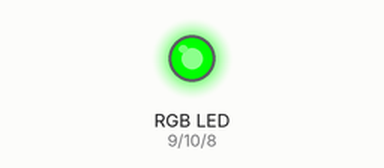
Simulated run of this sketch. Board: Arduino Uno, built with avr-gcc and run on an emulated ATmega328P. Shown: an RGB LED mixed from three pins (HIGH = lit).

Above: at 0.5 s.
At 1.5 s:
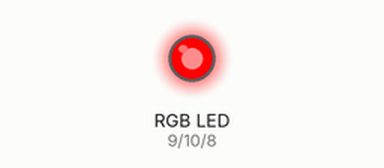
At 5.5 s:
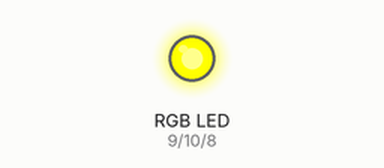
Timing chart, 0 to 6.9 s (numbered marks = the images above):
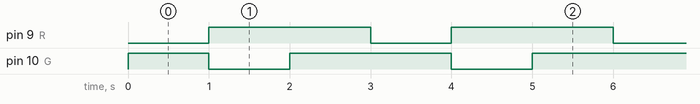

The sketch:

RGB.ino
```cpp
int G = 10;
int B =8;
int R = 9;

void setup() {
  pinMode(R, OUTPUT);
  pinMode(B, OUTPUT);
  pinMode(G, OUTPUT);
  Serial.begin(9600);
}
void loop(){
    analogWrite(R, 0); // RED สายถูก น่าจะเป็นที่อุปกรณ์
    analogWrite(B, 0);
    analogWrite(G, 255);
    delay(1000);
    analogWrite(R, 255); // green
    analogWrite(B, 0);
    analogWrite(G, 0);
    delay(1000);
    analogWrite(R, 255); // yellow
    analogWrite(B, 0);
    analogWrite(G, 255);
    delay(1000);


}
```

Measured:
- by itself, pin 9 (R): alternates HIGH for 2.0 s and LOW for 1.0 s
- by itself, pin 10 (G): repeats every 3.0 s: LOW 1.0 s, HIGH 2.0 s
- by itself, everything shown: repeats every 3.0 s, in 3 steps
